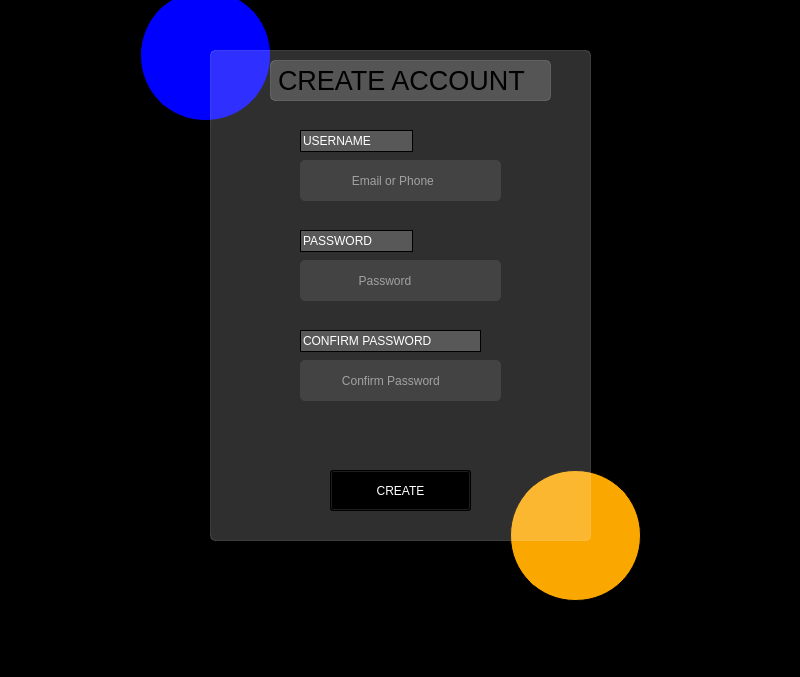
<?xml version="1.0" encoding="UTF-8"?>
<ui version="4.0">
 <class>MainWindow</class>
 <widget class="QMainWindow" name="MainWindow">
  <property name="geometry">
   <rect>
    <x>0</x>
    <y>0</y>
    <width>800</width>
    <height>677</height>
   </rect>
  </property>
  <property name="windowTitle">
   <string>MainWindow</string>
  </property>
  <property name="styleSheet">
   <string notr="true">background-color: rgb(0, 0, 0);</string>
  </property>
  <widget class="QWidget" name="centralwidget">
   <widget class="QFrame" name="frame">
    <property name="geometry">
     <rect>
      <x>210</x>
      <y>50</y>
      <width>381</width>
      <height>491</height>
     </rect>
    </property>
    <property name="styleSheet">
     <string notr="true">QFrame {
    background-color: rgba(255, 255, 255, 40); /* Color de fondo con alfa (transparencia) */
    border: 2px solid #000000; /* Borde sólido */
    border-radius: 5px; /* Radio de las esquinas del marco */

}
QFrame {
    background-color: rgba(255, 255, 255, 47); /* Color de fondo */
    border: 1.3px solid #000000; /* Borde sólido */
	border-color: rgb(255, 255, 255, 40);
    border-radius: 5px; /* Radio de las esquinas del marco */
    box-shadow: 5px 5px 5px rgba(0, 0, 0, 15); /* Propiedad de sombra */
}
</string>
    </property>
    <property name="frameShape">
     <enum>QFrame::StyledPanel</enum>
    </property>
    <property name="frameShadow">
     <enum>QFrame::Raised</enum>
    </property>
    <widget class="QPushButton" name="crear">
     <property name="geometry">
      <rect>
       <x>120</x>
       <y>420</y>
       <width>141</width>
       <height>41</height>
      </rect>
     </property>
     <property name="styleSheet">
      <string notr="true">color: rgb(255, 255, 255);
font: 75 11pt &quot;MS Shell Dlg 2&quot;;
</string>
     </property>
     <property name="text">
      <string>CREATE</string>
     </property>
    </widget>
    <widget class="QLineEdit" name="contrasena1">
     <property name="geometry">
      <rect>
       <x>90</x>
       <y>210</y>
       <width>201</width>
       <height>41</height>
      </rect>
     </property>
     <property name="styleSheet">
      <string notr="true">QLineEdit{
	color: rgb(255, 255, 255);
    background-color: rgba(255, 255, 255, 25); /* Color de fondo con alfa (transparencia) */
    border: 0px solid #000000; /* Borde sólido */
    border-radius: 5px; /* Radio de las esquinas del marco */
}</string>
     </property>
     <property name="placeholderText">
      <string>                 Password</string>
     </property>
    </widget>
    <widget class="QLineEdit" name="nombre">
     <property name="geometry">
      <rect>
       <x>90</x>
       <y>110</y>
       <width>201</width>
       <height>41</height>
      </rect>
     </property>
     <property name="styleSheet">
      <string notr="true">QLineEdit{
	color: rgb(255, 255, 255);
    background-color: rgba(255, 255, 255, 25); /* Color de fondo con alfa (transparencia) */
    border: 0px solid #000000; /* Borde sólido */
    border-radius: 5px; /* Radio de las esquinas del marco */
}</string>
     </property>
     <property name="text">
      <string/>
     </property>
     <property name="placeholderText">
      <string>               Email or Phone</string>
     </property>
    </widget>
    <widget class="QLabel" name="label">
     <property name="geometry">
      <rect>
       <x>60</x>
       <y>10</y>
       <width>281</width>
       <height>41</height>
      </rect>
     </property>
     <property name="font">
      <font>
       <family>MS Shell Dlg 2</family>
       <pointsize>20</pointsize>
       <weight>9</weight>
       <italic>false</italic>
       <bold>false</bold>
      </font>
     </property>
     <property name="styleSheet">
      <string notr="true">

QLabel{
	color: rgb(255, 255, 255);
    background-color: rgba(255, 255, 255, 0); /* Color de fondo con alfa (transparencia) */
    border: 0px solid #000000; /* Borde sólido */
    border-radius: 5px; /* Radio de las esquinas del marco */
}
color: rgb(255, 255, 255);
font: 75 20pt &quot;MS Shell Dlg 2&quot;;</string>
     </property>
     <property name="text">
      <string>CREATE ACCOUNT</string>
     </property>
    </widget>
    <widget class="QLineEdit" name="lineEdit">
     <property name="geometry">
      <rect>
       <x>90</x>
       <y>80</y>
       <width>113</width>
       <height>22</height>
      </rect>
     </property>
     <property name="styleSheet">
      <string notr="true">background-color: rgb(255, 255, 255);
color: rgb(255, 255, 255);

font: 75 10pt &quot;MS Shell Dlg 2&quot;;
background-color: rgba(255, 255, 255, 50); /* Ajusta el último valor (50) para cambiar la transparencia */
border: 1px solid #000000; /* Borde opcional */
</string>
     </property>
     <property name="text">
      <string>USERNAME</string>
     </property>
    </widget>
    <widget class="QLineEdit" name="lineEdit_2">
     <property name="geometry">
      <rect>
       <x>90</x>
       <y>180</y>
       <width>113</width>
       <height>22</height>
      </rect>
     </property>
     <property name="styleSheet">
      <string notr="true">background-color: rgb(255, 255, 255);
color: rgb(255, 255, 255);

font: 75 10pt &quot;MS Shell Dlg 2&quot;;
background-color: rgba(255, 255, 255, 50); /* Ajusta el último valor (50) para cambiar la transparencia */
border: 1px solid #000000; /* Borde opcional */
</string>
     </property>
     <property name="text">
      <string>PASSWORD</string>
     </property>
    </widget>
    <widget class="QLineEdit" name="lineEdit_3">
     <property name="geometry">
      <rect>
       <x>90</x>
       <y>280</y>
       <width>181</width>
       <height>22</height>
      </rect>
     </property>
     <property name="styleSheet">
      <string notr="true">background-color: rgb(255, 255, 255);
color: rgb(255, 255, 255);

font: 75 10pt &quot;MS Shell Dlg 2&quot;;
background-color: rgba(255, 255, 255, 50); /* Ajusta el último valor (50) para cambiar la transparencia */
border: 1px solid #000000; /* Borde opcional */
</string>
     </property>
     <property name="text">
      <string>CONFIRM PASSWORD</string>
     </property>
    </widget>
    <widget class="QLineEdit" name="contrasena1_2">
     <property name="geometry">
      <rect>
       <x>90</x>
       <y>310</y>
       <width>201</width>
       <height>41</height>
      </rect>
     </property>
     <property name="styleSheet">
      <string notr="true">QLineEdit{
	color: rgb(255, 255, 255);
    background-color: rgba(255, 255, 255, 25); /* Color de fondo con alfa (transparencia) */
    border: 0px solid #000000; /* Borde sólido */
    border-radius: 5px; /* Radio de las esquinas del marco */
}</string>
     </property>
     <property name="placeholderText">
      <string>            Confirm Password</string>
     </property>
    </widget>
   </widget>
   <widget class="QLineEdit" name="lineEdit_4">
    <property name="geometry">
     <rect>
      <x>140</x>
      <y>-10</y>
      <width>131</width>
      <height>131</height>
     </rect>
    </property>
    <property name="styleSheet">
     <string notr="true">QLineEdit{
	
	background-color: rgb(0, 0, 255);

    border: 1px solid #000000; /* Borde sólido */
    border-radius:65px; /* Radio de las esquinas del marco */
}
</string>
    </property>
    <property name="text">
     <string/>
    </property>
    <property name="placeholderText">
     <string/>
    </property>
   </widget>
   <widget class="QLineEdit" name="lineEdit_5">
    <property name="geometry">
     <rect>
      <x>510</x>
      <y>470</y>
      <width>131</width>
      <height>131</height>
     </rect>
    </property>
    <property name="styleSheet">
     <string notr="true">QLineEdit{
	
	
	 
	background-color: rgb(250, 167, 0);

    border: 1px solid #000000; /* Borde sólido */
    border-radius:65px; /* Radio de las esquinas del marco */
}
</string>
    </property>
    <property name="placeholderText">
     <string/>
    </property>
   </widget>
   <zorder>lineEdit_5</zorder>
   <zorder>lineEdit_4</zorder>
   <zorder>frame</zorder>
  </widget>
  <widget class="QMenuBar" name="menubar">
   <property name="geometry">
    <rect>
     <x>0</x>
     <y>0</y>
     <width>800</width>
     <height>26</height>
    </rect>
   </property>
  </widget>
  <widget class="QStatusBar" name="statusbar"/>
 </widget>
 <resources/>
 <connections/>
</ui>
